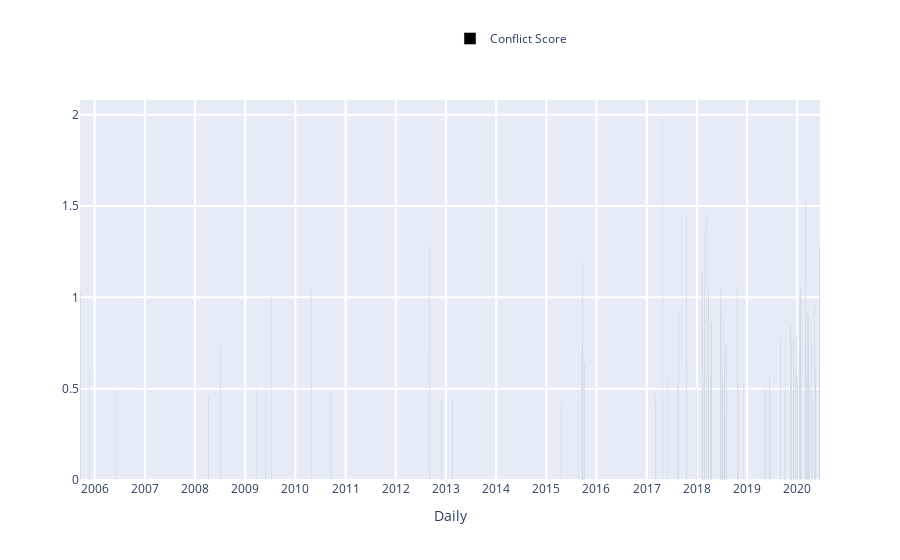

Notebook code cell kept with this figure:
### Markdown cell above
<span style="color: #626262"> Try yourself! This is what will happen when you click 'Show Page Conflict' button: </span>

### Code cell
### ----------------------------------------------------------------------------------- ###
### TRY YOURSELF! THIS IS WHAT WILL HAPPEN WHEN YOU CLICK 'Show Page Conflict' BUTTON   ###
### ----------------------------------------------------------------------------------- ###

## This is the page you used ##
print('The page that is being used:', the_page['title'], f'({abbreviation(languageSelection.value).upper()})')

## Continue to use our data from A.2; calculate the Conflict Score definded as above ##
conflict_sc = total_actions.conflict.sum() / total_actions.elegibles.sum()
print('Page conflict score is:', conflict_sc)

## visualization, core visual code lies in ConflictsListener, then the interact function    ##
## make it interactive, mode details see:                                                   ##
## https://github.com/gesiscss/wikiwho_demo/blob/master/visualization/conflicts_listener.py ##

# First check whether the page conflict score is zero
if conflict_sc != 0:
    # Define a ConflictsListener instance
    conflicts_listener = ConflictsListener(total_actions)

    # Set parameters
    begin_date = total_actions['rev_time'].iloc[0]
    end_date = total_actions['rev_time'].iloc[-1]
    frequency = 'Daily' # 'Yearly', 'Monthly', 'Daily'
    
    # The metrics we need:
    # ['Total', 'Total_surv_48h', 'Total_persistent', 'Total_stopword_count',
    #  'Total Elegible Actions', 'Number of Conflicts', 'Number of Revisions',
    #  'Conflict Score', 'Absolute Conflict Score', 'Conflict Ratio', ('None')]
    # Note: only 'red_line' has 'None' option.
    black_line = 'Conflict Score'
    red_line = 'None'
    
    conflicts_listener.listen(
        _range1 = begin_date,
        _range2 = end_date,
        granularity = frequency,
        black = black_line,
        red = red_line
    )

### Figure 1 — Plotly figure (JSON) as saved in the notebook; plotly's stock layout.template omitted (floating-point values rounded to 4 significant figures)
{"data": [{"marker": {"color": "rgba(0, 0, 0, 1)"}, "name": "Conflict Score", "type": "bar", "x": ["2005-09-17T00:00:00", "2005-11-23T00:00:00", "2006-06-03T00:00:00", "2008-04-06T00:00:00", "2008-07-08T00:00:00", "2009-03-23T00:00:00", "2009-05-30T00:00:00", "2009-07-11T00:00:00", "2010-04-27T00:00:00", "2010-09-17T00:00:00", "2012-09-02T00:00:00", "2012-09-03T00:00:00", "2012-12-01T00:00:00", "2013-02-14T00:00:00", "2015-04-20T00:00:00", "2015-08-25T00:00:00", "2015-09-06T00:00:00", "2015-09-17T00:00:00", "2015-09-18T00:00:00", "2015-09-20T00:00:00", "2015-09-22T00:00:00", "2015-09-23T00:00:00", "2015-09-29T00:00:00", "2015-10-03T00:00:00", "2017-03-06T00:00:00", "2017-03-07T00:00:00", "2017-04-25T00:00:00", "2017-05-31T00:00:00", "2017-08-14T00:00:00", "2017-08-18T00:00:00", "2017-08-20T00:00:00", "2017-10-14T00:00:00", "2017-10-18T00:00:00", "2017-12-05T00:00:00", "2017-12-30T00:00:00", "2018-02-07T00:00:00", "2018-02-08T00:00:00", "2018-02-10T00:00:00", "2018-02-17T00:00:00", "2018-02-22T00:00:00", "2018-02-23T00:00:00", "2018-03-13T00:00:00", "2018-03-28T00:00:00", "2018-03-29T00:00:00", "2018-04-10T00:00:00", "2018-04-15T00:00:00", "2018-04-16T00:00:00", "2018-04-20T00:00:00", "2018-06-24T00:00:00", "2018-06-25T00:00:00", "2018-07-08T00:00:00", "2018-07-09T00:00:00", "2018-07-20T00:00:00", "2018-07-23T00:00:00", "2018-07-24T00:00:00", "2018-08-01T00:00:00", "2018-10-22T00:00:00", "2018-10-27T00:00:00", "2018-12-07T00:00:00", "2019-05-06T00:00:00", "2019-05-21T00:00:00", "2019-06-10T00:00:00", "2019-06-23T00:00:00", "2019-09-04T00:00:00", "2019-09-30T00:00:00", "2019-10-01T00:00:00", "2019-10-07T00:00:00", "2019-11-14T00:00:00", "2019-11-15T00:00:00", "2019-11-16T00:00:00", "2019-11-18T00:00:00", "2019-11-19T00:00:00", "2019-12-06T00:00:00", "2019-12-07T00:00:00", "2019-12-16T00:00:00", "2019-12-28T00:00:00", "2020-01-06T00:00:00", "2020-01-18T00:00:00", "2020-01-21T00:00:00", "2020-01-27T00:00:00", "2020-01-28T00:00:00", "2020-02-27T00:00:00", "2020-02-28T00:00:00", "2020-03-12T00:00:00", "2020-03-18T00:00:00", "2020-03-24T00:00:00", "2020-03-25T00:00:00", "2020-03-28T00:00:00", "2020-03-31T00:00:00", "2020-04-12T00:00:00", "2020-04-19T00:00:00", "2020-05-04T00:00:00", "2020-05-06T00:00:00", "2020-05-14T00:00:00", "2020-05-16T00:00:00", "2020-06-13T00:00:00", "2020-06-14T00:00:00"], "y": [1.025, 0.5942, 0.4926, 0.4498, 0.729, 0.4972, 0.4774, 1.014, 1.035, 0.4671, 1.289, 0.7173, 0.4429, 0.4396, 0.4339, 0.4341, 0, 0.7025, 0.7494, 0.7282, 0.7145, 1.198, 0.679, 0.6384, 0.4628, 0.4301, 1.976, 0.5477, 0.5093, 0.508, 0.919, 1.444, 0.6377, 0, 0.504, 1.129, 0.8366, 0.6029, 0.6062, 1.361, 0.8258, 1.463, 1.061, 0.9631, 0.5734, 0.8699, 0.5715, 0.8551, 0.9484, 1.048, 0.5847, 0.5198, 0.8877, 0.3585, 0.6965, 0.74, 1.063, 0.5173, 0.5426, 0.5, 0.4937, 0.5704, 0.4766, 0.7779, 0.4845, 0.4545, 0.7678, 0.5, 0.7828, 0.8584, 0.7637, 0.6744, 0.4889, 0.768, 0.5984, 0.793, 0.5674, 0.683, 1.014, 0.7539, 1.058, 1.54, 0.7418, 0.587, 0.9131, 0.7737, 0.8978, 0.4608, 0.5146, 0.7358, 0.4558, 0.9806, 0.6825, 0.5025, 0.6143, 0.5619, 1.279]}], "layout": {"bargap": 0.1, "barmode": "group", "hovermode": "closest", "legend": {"x": 0.5, "y": 1.2}, "showlegend": true, "xaxis": {"gridwidth": 2, "nticks": 15, "ticklen": 5, "tickmode": "auto", "title": {"text": "Daily"}, "zeroline": true}, "yaxis": {"gridwidth": 2, "ticklen": 5}}}
